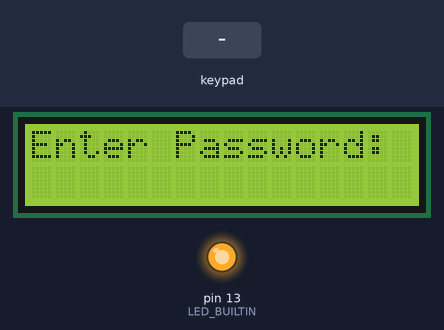
The sketch below on a simulated Arduino Uno, built with avr-gcc and run on an emulated ATmega328P. Shown: 16×2 character LCD, output pins drawn as LEDs (lit = HIGH). The test bench sets the inputs (shaded band).

Above: at 1.2 s.
1.3 s: keypad keys 0 3 0 3 pressed 0.4 s apart
At 3.3 s:
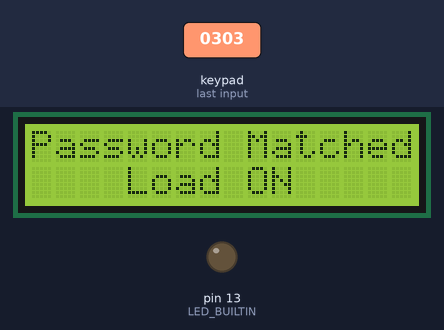
5.9 s: keypad keys 0 3 0 3 # pressed 0.4 s apart
At 8.1 s:
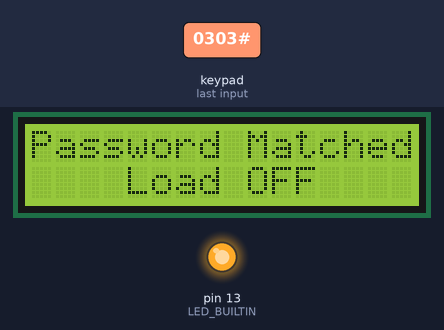
10.9 s: keypad keys 0 3 0 3 * pressed 0.4 s apart
At 12.6 s:
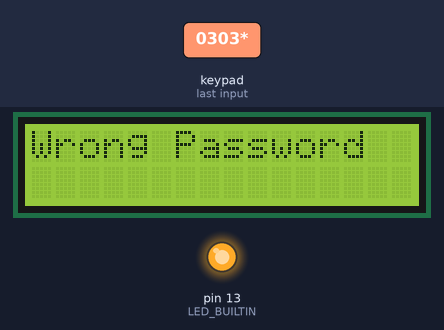
Timing chart, 0 to 14.1 s (numbered marks = the images above; inputs shaded):
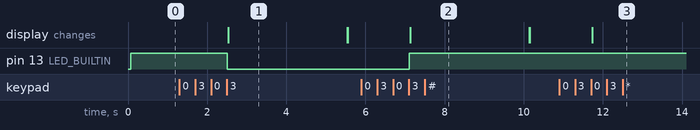

Measured:
- after the input at 1.3 s, pin 13 (LED_BUILTIN): HIGH → LOW after 1.2 s; the display: changes after 1.2 s (image 1)
- after the input at 5.9 s, pin 13 (LED_BUILTIN): LOW → HIGH after 1.2 s; the display: changes after 1.2 s (image 2)
- after the input at 10.9 s, the display: changes after 0.83 s (image 3)
- what the display in image 1 shows lasts 3.0 s, from 2.5 s to 5.5 s

The sketch:

secure_iot.ino
```cpp
#include <Keypad.h> //Handles keypad input.
#include <Wire.h> //Manages I2C communication, used by the LCD.
#include <LiquidCrystal_I2C.h> //Controls the LCD using I2C protocol.
LiquidCrystal_I2C lcd(0x27, 16, 2); //Initializes the LCD with I2C address 0x27, 16 columns, and 2 rows.

#define passwordsize 5 //Defines the size of the password as 5 (4 digits + 1 null terminator).

unsigned int Masterpass_hash; // Store the hashed password
char Data[passwordsize]; //Array to store the user-entered password.
byte data_count = 0; //Tracks the number of entered characters.
char customKey; //Stores the current key pressed.

bool state = HIGH; //Tracks the current state of the relay (HIGH means off, LOW means on).

const byte ROWS = 4;  //Defines a 4x4 keypad with numbers and some special characters.
const byte COLS = 4;  //four columns
//Maps the rows and columns of the keypad to specific Arduino pins.
char hexaKeys[ROWS][COLS] = {
  { '1', '2', '3', 'A' },
  { '4', '5', '6', 'B' },
  { '7', '8', '9', 'C' },
  { '*', '0', '#', 'D' }
};

byte rowPins[ROWS] = { 12, 11, 10, 9 };  //connect to the row pinouts of the keypad.
byte colPins[COLS] = { 8, 7, 6, 5 };  //connect to the column pinouts of the keypad.

//Creates an instance of the Keypad class to manage input.
Keypad customKeypad = Keypad(makeKeymap(hexaKeys), rowPins, colPins, ROWS, COLS);

// Function to hash the password using enhanced XOR hashing
unsigned int hashPassword(char* password) {
  unsigned int hash = 7; // Start with a prime number
  for (int i = 0; i < passwordsize - 1; i++) {
    hash ^= (password[i] << i);  // XOR character shifted by its position
  }
  return hash;
}

void setup() {
  lcd.init();
  lcd.backlight();
  pinMode(LED_BUILTIN, OUTPUT);
  digitalWrite(LED_BUILTIN, HIGH);

  // Store the hashed version of the master password
  char Masterpass[passwordsize] = "0303"; // Set the master password
  Masterpass_hash = hashPassword(Masterpass);
}

void loop() {
  lcd.setCursor(0, 0);
  lcd.print("Enter Password:"); //Displays "Enter Password:" on the LCD.
  customKey = customKeypad.getKey(); //Waits for a key press and stores the pressed key in customKey.

  //If a key is pressed, it is displayed on the LCD, stored in the Data array, and data_count is incremented.
  if (customKey) {
    lcd.setCursor(data_count, 1);
    lcd.print("");  // Display '' for each entered character for privacy
    Data[data_count] = customKey;
    data_count++;
  }

  // When 4 characters are entered (data_count == passwordsize - 1):
  if (data_count == passwordsize - 1) {
    lcd.clear();

    // Hash the entered password and compare with the hashed master password
    unsigned int entered_hash = hashPassword(Data);
    if (entered_hash == Masterpass_hash) {
      state = !state;  // Toggle the state
      digitalWrite(LED_BUILTIN, state);
      lcd.setCursor(0, 0);
      lcd.print("Password Matched");
      if (state == LOW) {
        lcd.setCursor(4, 1);
        lcd.print("Load ON");
      } else {
        lcd.setCursor(4, 1);
        lcd.print("Load OFF");
      }
      delay(3000);
      lcd.clear();
    } else {
      lcd.setCursor(0, 0);
      lcd.print("Wrong Password");
      delay(3000);
      lcd.clear();
    }

    // Reset data_count for the next input and clear the Data array.
    data_count = 0;
    memset(Data, 0, sizeof(Data)); // Clear the Data array to avoid residual input.
  }
}
```
